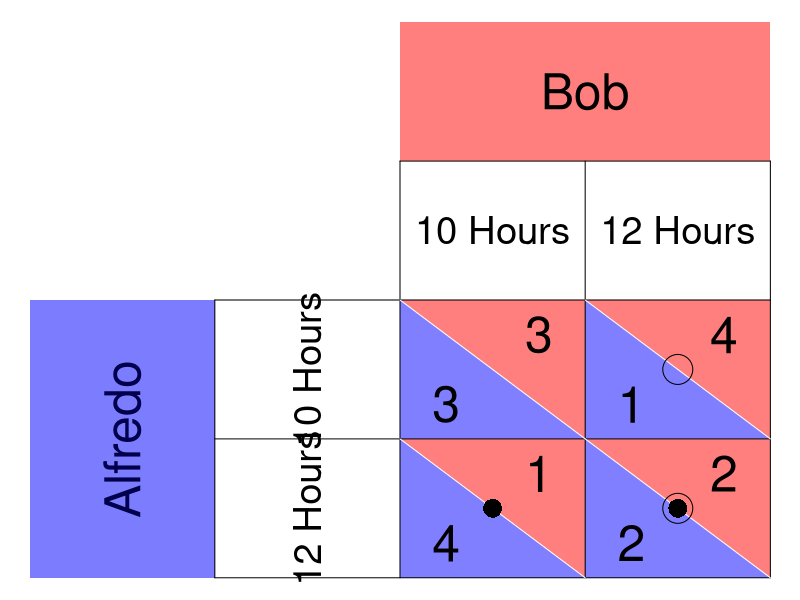

Generate this figure with R:
require(ggplot2)
require(shape)
pdf(file = "society/matrix_fishermen.pdf", width = 9, height = 7)

par(mar =  c(0, 0, 0, 0))
xlims <- c(0, 8)
ylims <- c(0, 8)

#TextSizes
PlayerSize <- 3
StratSize <- 2.3
PayoffSize <- 3

#Payoffs are listed as c("NW", "SW", "NE", "SE")

#Considerations for Player 1
P1Name <- c("Alfredo")
P1Strat <- c("10 Hours", "12 Hours")
P1Payoffs <- c("3", "4", "1", "2")
P1BR1 <- c("SW") #Must be NW or SW - the BR prints accordingly. 
P1BR2 <- c("SE") #Must be NE or SE - the BR prints accordingly. 
P1bestsize <- 2.5 #Adjusts size of point indicating best response of P1
#NW = (5, 3); SW = (5,1); NE = (7, 3); SE = (7, 1)

#Considerations for Player 2
P2Name <- c("Bob")
P2Strat <- c("10 Hours", "12 Hours")
P2Payoffs <- c("3", "1", "4", "2")
P2BR1 <- c("NE") #Must be NW or SW - the BR prints accordingly. 
P2BR2 <- c("SE") #Must be NE or SE - the BR prints accordingly. 
P2bestsize <- 4 #Adjusts size of circle indicating best response of P1

plot(0, 0, xlim = xlims, ylim = ylims, type = "n",
     xlab = expression(""),
     ylab = expression(""),
     xaxt = "n", 
     yaxt = "n", 
     cex.lab = 2, 
     bty = "n")



#Color and label for Player 1 and their strategies
polygon(c(0,0,2,2,0), c(0,4,4,0,0), col=rgb(0, 0, 1, 0.3), density=NULL, border = NA)
text(1, 2, P1Name[1], srt = 90, cex = PlayerSize)

polygon(c(0,0,2,2,0), c(0,4,4,0,0), col=rgb(0, 0, 1, 0.3), density=NULL, border = NA)
text(3, 3, P1Strat[1], cex = StratSize, srt = 90)
text(3, 1, P1Strat[2], cex = StratSize, srt = 90)


#Color and label for Player 2
polygon(c(4,4,8,8,4), c(8,6,6,8,8), col=rgb(1, 0, 0, 0.5), density=NULL, border = NA)
text(6, 7, P2Name[1], cex = PlayerSize)

text(5, 5, P2Strat[1], cex = StratSize)
text(7, 5, P2Strat[2], cex = StratSize)

#NorthWest cell 
#P1
polygon(c(4,4,6,4), c(4,2,2,4), col=rgb(0, 0, 1, 0.5), density=NULL, border = NA)
#P2
polygon(c(4,6,6,4), c(4,4,2,4), col=rgb(1, 0, 0, 0.5), density=NULL, border = NA)

#P1
text(4.5, 2.5, P1Payoffs[1], cex = PayoffSize)
#P2
text(5.5, 3.5, P2Payoffs[1], cex = PayoffSize)

#SouthWest cell  
#P1
polygon(c(4,4,6,4), c(2,0,0,2), col=rgb(0, 0, 1, 0.5), density=NULL, border = NA)
#P2
polygon(c(4,6,6,4), c(2,2,0,2), col=rgb(1, 0, 0, 0.5), density=NULL, border = NA)

#P1
text(4.5, 0.5, P1Payoffs[2], cex = PayoffSize)
#P2
text(5.5, 1.5, P2Payoffs[2], cex = PayoffSize)


#NorthEast cell 
#P1
polygon(c(6,6,8,6), c(4,2,2,4), col=rgb(0, 0, 1, 0.5), density=NULL, border = NA)
#P2
polygon(c(6,8,8,6), c(4,4,2,4), col=rgb(1, 0, 0, 0.5), density=NULL, border = NA)
#P1
text(6.5, 2.5, P1Payoffs[3], cex = PayoffSize)
#P2
text(7.5, 3.5, P2Payoffs[3], cex = PayoffSize)

#SouthEast cell 
#P1
polygon(c(6,6,8,6), c(2,0,0,2), col=rgb(0, 0, 1, 0.5), density=NULL, border = NA)
#P2
polygon(c(6,8,8,6), c(2,2,0,2), col=rgb(1, 0, 0, 0.5), density=NULL, border = NA)
#P1
text(6.5, 0.5, P1Payoffs[4], cex = PayoffSize)
#P2
text(7.5, 1.5, P2Payoffs[4], cex = PayoffSize)


#Lines for the Table
segments(8, 0, 8, 6, lty = 1, col = "black")
segments(4, 6, 8, 6, lty = 1, col = "black")
segments(2, 0, 2, 4, lty = 1, col = "black")
segments(2, 0, 8, 0, lty = 1, col = "black")
segments(2, 4, 8, 4, lty = 1, col = "black")
segments(4, 0, 4, 6, lty = 1, col = "black")
segments(2, 2, 8, 2, lty = 1, col = "black")
segments(6, 0, 6, 6, lty = 1, col = "black")

#Diagonals
#NW
segments(4, 4, 6, 2, lty = 1, col = "white")
#NE
segments(6, 4, 8, 2, lty = 1, col = "white")
#SW
segments(4, 2, 6, 0, lty = 1, col = "white")
#Se
segments(6, 2, 8, 0, lty = 1, col = "white")


#Best responses 
#P1 
if (P1BR1[1] == "NW"){
  points(5, 3, pch = 16, col = "black", cex = P1bestsize)
} else{points(5, 1, pch = 16, col = "black", cex = P1bestsize)
}

if (P1BR2[1] == "NE"){
  points(7, 3, pch = 16, col = "black", cex = P1bestsize)
} else{points(7, 1, pch = 16, col = "black", cex = P1bestsize)
}


#P2
if (P2BR1[1] == "NW"){
  points(5, 3, pch = 1, col = "black", cex = P2bestsize)
} else{points(7, 3, pch = 1, col = "black", cex = P2bestsize)
}

if (P2BR2[1] == "SW"){
  points(5, 3, pch = 1, col = "black", cex = P2bestsize)
} else{points(7, 1, pch = 1, col = "black", cex = P2bestsize)
}

dev.off()
